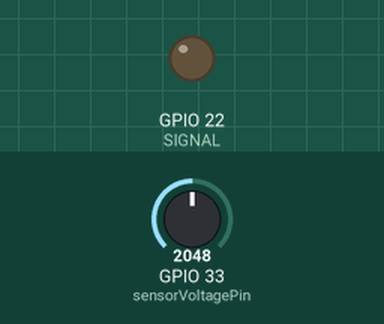
A program run on a simulated ESP32. Parts: output pins drawn as LEDs (lit = HIGH). The test bench sets the inputs (shaded band); at power-on: GPIO 33 (sensorVoltagePin) = 2048. What the program prints to the serial monitor is not drawn.

Above: at 1.2 s.
1.3 s: GPIO 33 (sensorVoltagePin) set to 491
At 2.6 s:
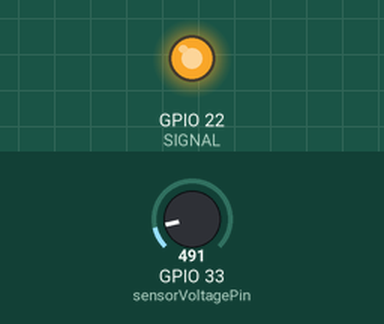
Timing chart, 0 to 4.3 s (numbered marks = the images above; inputs shaded):
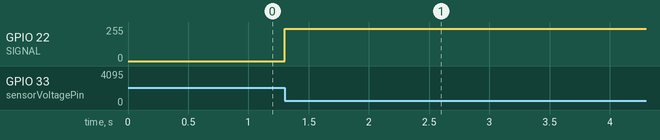

The program:

main.cpp
```cpp
#include <Arduino.h>

#define SIGNAL 22

#define sensorVoltagePin 33

int freq = 50000;
int ledChannel1 = 0;
int resolution = 10;


unsigned long previousMillis = 0; // previous time
const unsigned long interval = 0.1; // interval in milliseconds

class PIController {
public:
    PIController(double kp, double ki, double setpoint)
        : kp_(kp), ki_(ki), setpoint_(setpoint), integral_(0.0), last_error_(0.0)
    {
    }

    double calculate(double input, double dt) {
        double error = setpoint_ - input;
        integral_ += error * dt;
        double derivative = (error - last_error_) / dt;
        last_error_ = error;
        return kp_ * error + ki_ * integral_;
    }

private:
    double kp_;
    double ki_;
    double setpoint_;
    double integral_;
    double last_error_;
};


void setup() {
  ledcSetup(ledChannel1, freq, resolution);//For example, if you set the resolution to 10 bits, the PWM signal can be divided into 1024 steps (2^10), which provides a high level of granularity and smoothness in the PWM signal.
  ledcAttachPin(SIGNAL, ledChannel1);
  pinMode(sensorVoltagePin, INPUT);
  Serial.begin(115200);
}

void loop() {


   PIController controller(220, 15, 9);

  unsigned long currentMillis = millis(); // current time

 // check if the interval has elapsed
  if (currentMillis - previousMillis >= interval) {

      int sensorValue = analogRead(sensorVoltagePin);
     // Convert the analog reading (which goes from 0 - 1023) to a voltage (0 - 5V):
     float input = sensorValue * (3.3 / 4095.0)*11.6;

    // do something here
   /*  float input = analog_input * (5 / 1023.0)*10; */
    double output = controller.calculate(input, interval);
    previousMillis = currentMillis; // save the current time

     if(output<=0){

      output=0;


    };

     if(output>=1023){

      output=1023;


    };

    if(output>0&&output<1023){

       output = controller.calculate(input, interval);
       Serial.println(output);
    };

    ledcWrite(ledChannel1, output);

}

}
```

Measured:
- after the input at 1.3 s, GPIO 22 (SIGNAL): 0/255 → 242/255 at once
